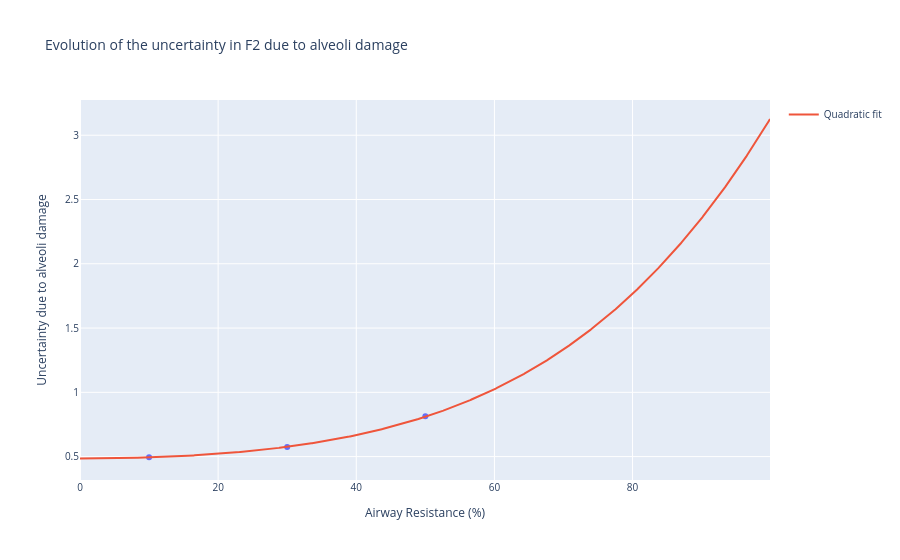

The notebook cell this image was saved under:
### Code cell
# Fit alveoli damage's std in function of airway resistance
# Std = f(AR), f being a function of order 4
# Plot the points: (10, 0.495), (30, 0.574), (50, 0.813)
fig = px.scatter(
    x=[10, 30, 50],
    y=[0.495, 0.574, 0.813],
    title="Evolution of the uncertainty in F2 due to alveoli damage",
)
fig.update_layout(
    font=dict(size=10),
)
fig.update_xaxes(
    title_text="Airway Resistance (%)",
)
fig.update_yaxes(
    title_text="Uncertainty due to alveoli damage",
)
# Add quadratic fit
x = np.arange(0, 100, 0.1)
y = 0.000085 * x ** 2 + 0.000000018 * x ** 4 + 0.485
fig.add_trace(go.Scatter(x=x, y=y, name="Quadratic fit"))
fig.show()

### Figure 1 — Plotly figure (JSON) as saved in the notebook; plotly's stock layout.template omitted (floating-point values rounded to 4 significant figures; data arrays with more than 128 entries replaced by an {"elided": "..."} marker saying what was removed)
{"data": [{"hovertemplate": "x=%{x}<br>y=%{y}<extra></extra>", "legendgroup": "", "marker": {"color": "#636efa", "symbol": "circle"}, "mode": "markers", "name": "", "orientation": "v", "showlegend": false, "type": "scatter", "x": [10, 30, 50], "xaxis": "x", "y": [0.495, 0.574, 0.813], "yaxis": "y"}, {"name": "Quadratic fit", "type": "scatter", "x": {"elided": "1000 float values"}, "y": {"elided": "1000 float values"}}], "layout": {"font": {"size": 10}, "legend": {"tracegroupgap": 0}, "title": {"text": "Evolution of the uncertainty in F2 due to alveoli damage"}, "xaxis": {"anchor": "y", "domain": [0, 1], "title": {"text": "Airway Resistance (%)"}}, "yaxis": {"anchor": "x", "domain": [0, 1], "title": {"text": "Uncertainty due to alveoli damage"}}}}
